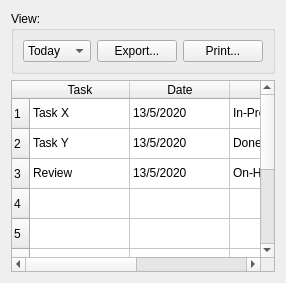
          <widget class="QWidget" name="tab">
           <attribute name="icon">
            <iconset>
             <normaloff>Resources/images/list.png</normaloff>Resources/images/list.png</iconset>
           </attribute>
           <attribute name="title">
            <string>To Do</string>
           </attribute>
           <layout class="QGridLayout" name="gridLayout_4">
            <item row="1" column="0">
             <widget class="QTableWidget" name="ToDo_table">
              <property name="sortingEnabled">
               <bool>true</bool>
              </property>
              <property name="rowCount">
               <number>10</number>
              </property>
              <attribute name="horizontalHeaderStretchLastSection">
               <bool>true</bool>
              </attribute>
              <row/>
              <row/>
              <row/>
              <row/>
              <row/>
              <row/>
              <row/>
              <row/>
              <row/>
              <row/>
              <column>
               <property name="text">
                <string>Task</string>
               </property>
              </column>
              <column>
               <property name="text">
                <string>Date</string>
               </property>
              </column>
              <column>
               <property name="text">
                <string>Status</string>
               </property>
              </column>
              <column>
               <property name="text">
                <string>Comment</string>
               </property>
              </column>
              <item row="0" column="0">
               <property name="text">
                <string>Task X</string>
               </property>
              </item>
              <item row="0" column="1">
               <property name="text">
                <string>13/5/2020</string>
               </property>
              </item>
              <item row="0" column="2">
               <property name="text">
                <string>In-Progress</string>
               </property>
              </item>
              <item row="0" column="3">
               <property name="text">
                <string>This is test item for evaluation purpose only!</string>
               </property>
              </item>
              <item row="1" column="0">
               <property name="text">
                <string>Task Y</string>
               </property>
              </item>
              <item row="1" column="1">
               <property name="text">
                <string>13/5/2020</string>
               </property>
              </item>
              <item row="1" column="2">
               <property name="text">
                <string>Done</string>
               </property>
              </item>
              <item row="1" column="3">
               <property name="text">
                <string>This is test item for evaluation purpose only!</string>
               </property>
              </item>
              <item row="2" column="0">
               <property name="text">
                <string>Review</string>
               </property>
              </item>
              <item row="2" column="1">
               <property name="text">
                <string>13/5/2020</string>
               </property>
              </item>
              <item row="2" column="2">
               <property name="text">
                <string>On-Hold</string>
               </property>
              </item>
              <item row="2" column="3">
               <property name="text">
                <string>This is test item for evaluation purpose only!</string>
               </property>
              </item>
             </widget>
            </item>
            <item row="0" column="0">
             <widget class="QGroupBox" name="groupBox">
              <property name="title">
               <string>View:</string>
              </property>
              <layout class="QGridLayout" name="gridLayout_5">
               <item row="0" column="1">
                <widget class="QPushButton" name="Export_button">
                 <property name="sizePolicy">
                  <sizepolicy hsizetype="Fixed" vsizetype="Fixed">
                   <horstretch>0</horstretch>
                   <verstretch>0</verstretch>
                  </sizepolicy>
                 </property>
                 <property name="text">
                  <string>Export...</string>
                 </property>
                 <property name="icon">
                  <iconset>
                   <normaloff>Resources/images/export.png</normaloff>Resources/images/export.png</iconset>
                 </property>
                </widget>
               </item>
               <item row="0" column="0">
                <widget class="QComboBox" name="Date_comboBox">
                 <property name="currentIndex">
                  <number>2</number>
                 </property>
                 <item>
                  <property name="text">
                   <string>7 Days</string>
                  </property>
                 </item>
                 <item>
                  <property name="text">
                   <string>3 Days</string>
                  </property>
                 </item>
                 <item>
                  <property name="text">
                   <string>Today</string>
                  </property>
                 </item>
                </widget>
               </item>
               <item row="0" column="2">
                <widget class="QPushButton" name="Print_button">
                 <property name="sizePolicy">
                  <sizepolicy hsizetype="Fixed" vsizetype="Fixed">
                   <horstretch>0</horstretch>
                   <verstretch>0</verstretch>
                  </sizepolicy>
                 </property>
                 <property name="text">
                  <string>Print...</string>
                 </property>
                 <property name="icon">
                  <iconset>
                   <normaloff>Resources/images/document-rounded-square-interface-symbol-with-text-lines.png</normaloff>Resources/images/document-rounded-square-interface-symbol-with-text-lines.png</iconset>
                 </property>
                </widget>
               </item>
              </layout>
             </widget>
            </item>
           </layout>
          </widget>
